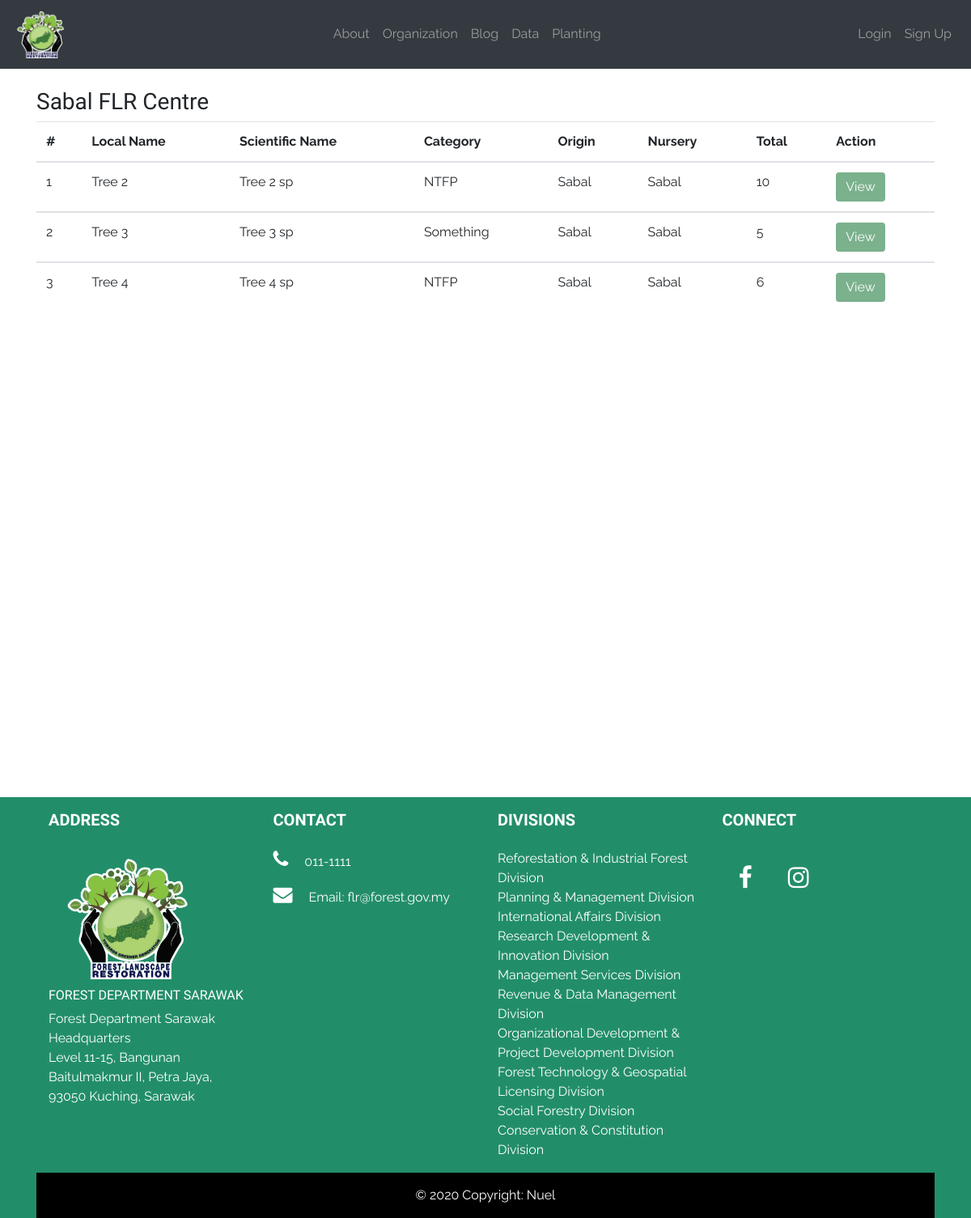
Page /data/sabal_species/ on the earlier database version.
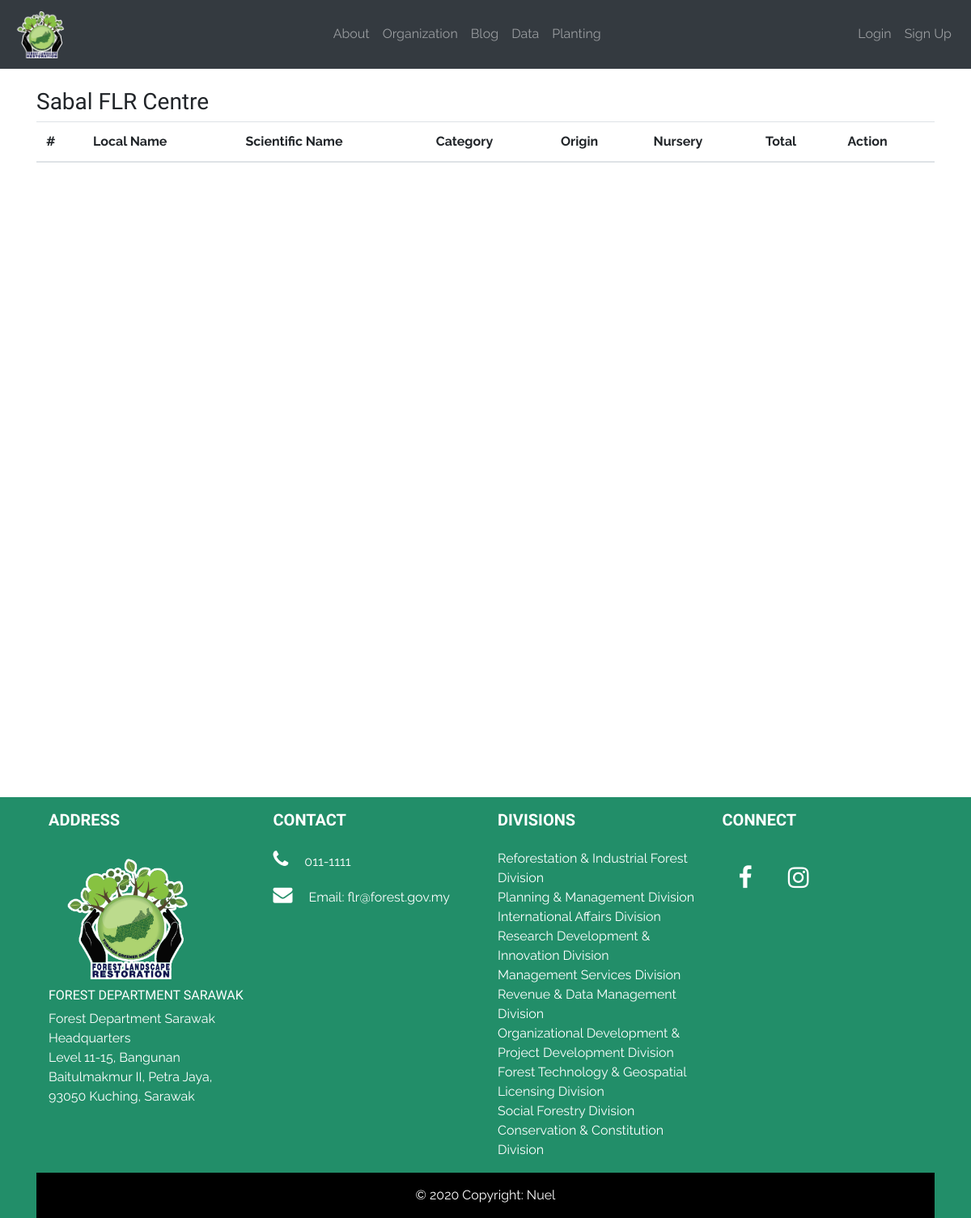
Same page on the later database version.
### data/models.py (models this page shows, shortened)
class TreeSpeciesData(models.Model):
	date_input = models.DateTimeField(auto_now_add=True)
	tree_species_img = models.ImageField('Tree Species Image',null=True, blank=True, upload_to='tree_species_img/')
	local_name = models.CharField('Local Name', max_length=250)
	scientific_name = models.CharField(max_length=250, null=True)
	category = models.CharField(max_length=250, null=True)
	origin = models.CharField(max_length=250, null=True)
	quantity = models.IntegerField('Total', null=True)
	description = models.TextField(blank=True)
	nursery = models.CharField(max_length=250, blank=True)
	remarks = models.CharField(max_length=250, blank=True)

### data/views.py (the view)
# urls.py: path('sabal_species/', views.sabal_species, name='sabal_species'),
def sabal_species(request):
	all_tree_species = TreeSpeciesData.objects.all()
	sabal_list = all_tree_species.filter(nursery__icontains='Sabal')
	return render(request, 'data/_include/sabal_species.html', {'sabal_list':sabal_list})

### data/templates/data/_include/sabal_species.html
{% extends 'base.html' %}
{% block content %}
<div class="container" style="min-height: 100%">
	<br>
	<h3>Sabal FLR Centre</h3>
	<div class="table-responsive">
		<table class="table">
			<thead class="thead">
				<tr>
					<th scope="col">#</th>
					<th scope="col">Local Name</th>
					<th scope="col">Scientific Name</th>
					<th scope="col">Category</th>
					<th scope="col">Origin</th>
					<th scope="col">Nursery</th>
					<th scope="col">Total</th>
					<th scope="col">Action</th>
				</tr>
			</thead>
			{% for species in sabal_list %}
			<tbody>
				<tr>
					<td>{{ forloop.counter }}</td>
					<td>{{ species.local_name }}</td>
					<td>{{ species.scientific_name }}</td>
					<td>{{ species.category }}</td>
					<td>{{ species.origin }}</td>
					<td>{{ species.nursery }}</td>
					<td>{{ species.quantity }}</td>
					<td><a href="{% url 'tree_species_view' species.pk %}"><button type="button" class="btn btn-info">View</button></a></td>
				</tr>
			</tbody>
			{% endfor %}
		</table>
	</div>
</div>
{% endblock %}

Differences in the rows shown:
removed TreeSpeciesData: local_name "Tree 2", scientific_name "Tree 2 sp", category "NTFP", origin "Sabal", nursery "Sabal", quantity "10"
removed TreeSpeciesData: local_name "Tree 3", scientific_name "Tree 3 sp", category "Something", origin "Sabal", nursery "Sabal", quantity "5"
removed TreeSpeciesData: local_name "Tree 4", scientific_name "Tree 4 sp", category "NTFP", origin "Sabal", nursery "Sabal", quantity "6"
